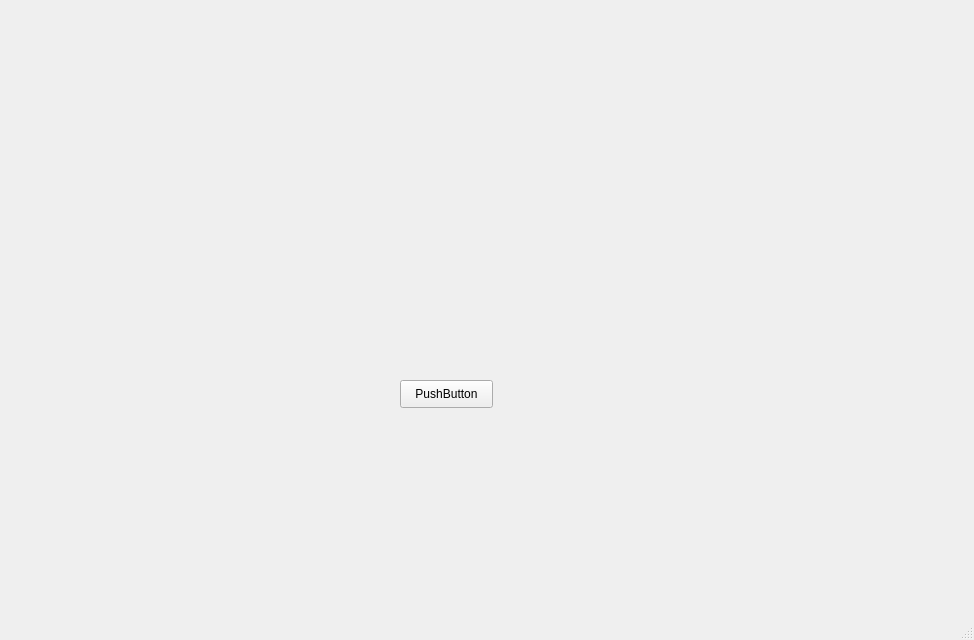
<?xml version="1.0" encoding="UTF-8"?>
<ui version="4.0">
 <class>MainWindow</class>
 <widget class="QMainWindow" name="MainWindow">
  <property name="geometry">
   <rect>
    <x>0</x>
    <y>0</y>
    <width>974</width>
    <height>640</height>
   </rect>
  </property>
  <property name="windowTitle">
   <string>MainWindow</string>
  </property>
  <widget class="QWidget" name="centralwidget">
   <widget class="QPushButton" name="pushButton">
    <property name="geometry">
     <rect>
      <x>400</x>
      <y>380</y>
      <width>93</width>
      <height>28</height>
     </rect>
    </property>
    <property name="text">
     <string>PushButton</string>
    </property>
   </widget>
  </widget>
  <widget class="QMenuBar" name="menubar">
   <property name="geometry">
    <rect>
     <x>0</x>
     <y>0</y>
     <width>974</width>
     <height>26</height>
    </rect>
   </property>
  </widget>
  <widget class="QStatusBar" name="statusbar"/>
 </widget>
 <resources/>
 <connections/>
</ui>
